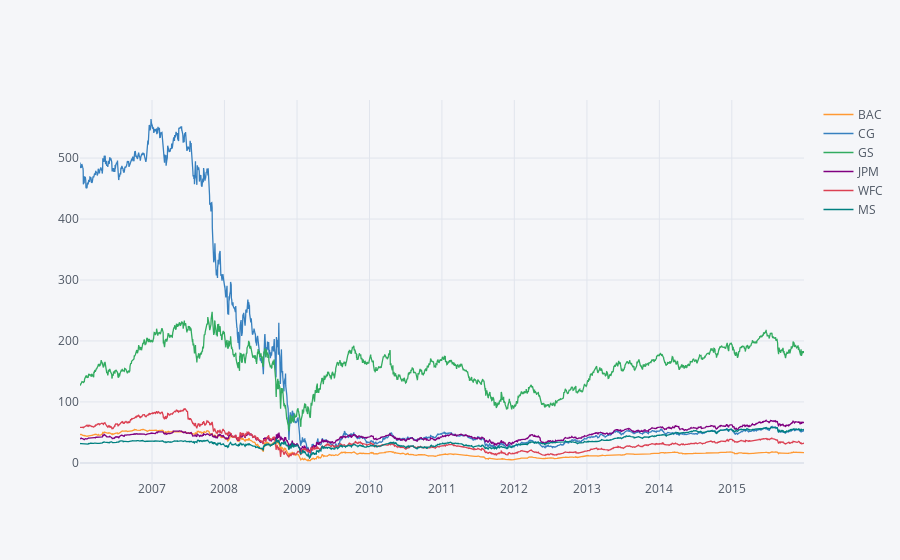

Notebook code cell kept with this figure:
### Markdown cell above
Here it's clear CitiGroup (orange line) had a huge crash in 2008.

### Code cell
bank_stocks.xs(key='Close', axis=1,level='Stock Info').iplot()

### Figure 1 — Plotly figure (JSON) as saved in the notebook; plotly's stock layout.template omitted (floating-point values rounded to 4 significant figures; data arrays with more than 128 entries replaced by an {"elided": "..."} marker saying what was removed)
{"data": [{"line": {"color": "rgba(255, 153, 51, 1.0)", "dash": "solid", "shape": "linear", "width": 1.3}, "mode": "lines", "name": "BAC", "text": "", "type": "scatter", "x": {"elided": "2517 str values"}, "y": {"elided": "2517 float values"}}, {"line": {"color": "rgba(55, 128, 191, 1.0)", "dash": "solid", "shape": "linear", "width": 1.3}, "mode": "lines", "name": "CG", "text": "", "type": "scatter", "x": {"elided": "2517 str values"}, "y": {"elided": "2517 float values"}}, {"line": {"color": "rgba(50, 171, 96, 1.0)", "dash": "solid", "shape": "linear", "width": 1.3}, "mode": "lines", "name": "GS", "text": "", "type": "scatter", "x": {"elided": "2517 str values"}, "y": {"elided": "2517 float values"}}, {"line": {"color": "rgba(128, 0, 128, 1.0)", "dash": "solid", "shape": "linear", "width": 1.3}, "mode": "lines", "name": "JPM", "text": "", "type": "scatter", "x": {"elided": "2517 str values"}, "y": {"elided": "2517 float values"}}, {"line": {"color": "rgba(219, 64, 82, 1.0)", "dash": "solid", "shape": "linear", "width": 1.3}, "mode": "lines", "name": "WFC", "text": "", "type": "scatter", "x": {"elided": "2517 str values"}, "y": {"elided": "2517 float values"}}, {"line": {"color": "rgba(0, 128, 128, 1.0)", "dash": "solid", "shape": "linear", "width": 1.3}, "mode": "lines", "name": "MS", "text": "", "type": "scatter", "x": {"elided": "2517 str values"}, "y": {"elided": "2517 float values"}}], "layout": {"legend": {"bgcolor": "#F5F6F9", "font": {"color": "#4D5663"}}, "paper_bgcolor": "#F5F6F9", "plot_bgcolor": "#F5F6F9", "title": {"font": {"color": "#4D5663"}}, "xaxis": {"gridcolor": "#E1E5ED", "showgrid": true, "tickfont": {"color": "#4D5663"}, "title": {"font": {"color": "#4D5663"}, "text": ""}, "zerolinecolor": "#E1E5ED"}, "yaxis": {"gridcolor": "#E1E5ED", "showgrid": true, "tickfont": {"color": "#4D5663"}, "title": {"font": {"color": "#4D5663"}, "text": ""}, "zerolinecolor": "#E1E5ED"}}}
